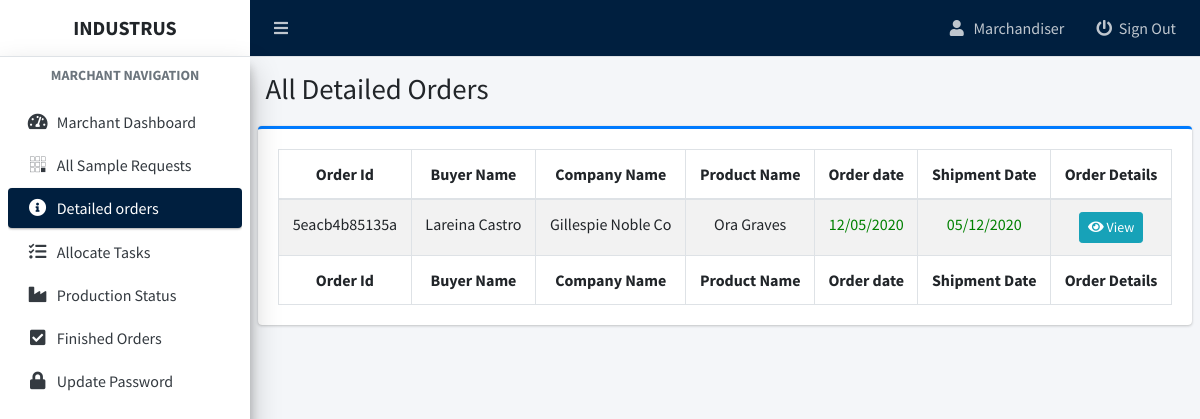
The app's page /admin/detailed-orders.php (signed in), older data.
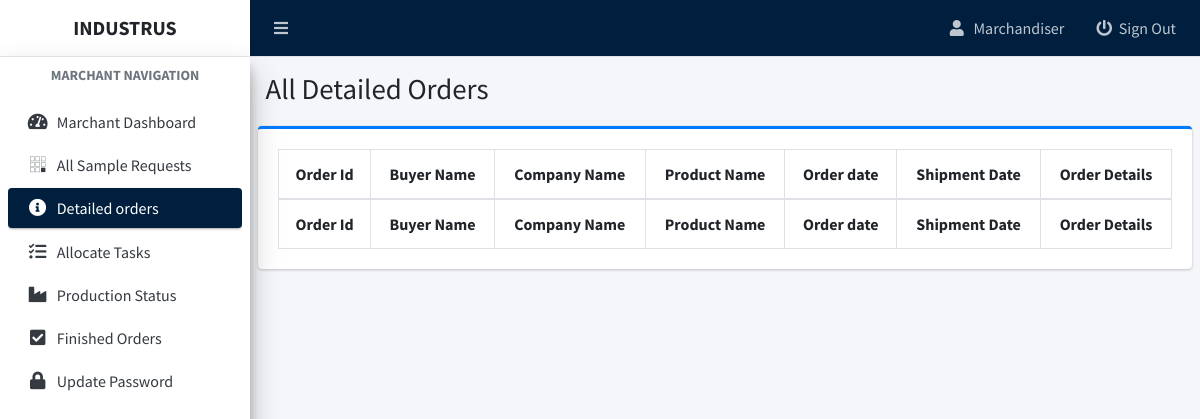
The same page, newer data.
### tables this page shows
CREATE TABLE `order_details` (
  `orderId` varchar(50) NOT NULL,
  `user_id` int(11) NOT NULL,
  `buyerName` varchar(200) NOT NULL,
  `companyName` varchar(200) NOT NULL,
  `productName` varchar(100) NOT NULL,
  `productPrice` varchar(100) NOT NULL,
  `composition` varchar(100) NOT NULL,
  `fabricsWeight` varchar(100) NOT NULL,
  `samplePcs` varchar(10) NOT NULL,
  `fabricConstruction` varchar(100) NOT NULL,
  `febricDescription` varchar(100) NOT NULL,
  `productSketch` varchar(200) NOT NULL,
  `yarnDescription` varchar(150) NOT NULL,
  `frontMeasurementSketch` varchar(200) NOT NULL,
  `backMeasurementSketch` varchar(200) NOT NULL,
  `collarMeasurementSketch` varchar(200) NOT NULL,
  `frontSewingSkecth` varchar(200) NOT NULL,
  `frontPlacketSkecth` varchar(200) NOT NULL,
  `slideSlitSkecth` varchar(200) NOT NULL,
  `pcs_per_box` varchar(15) NOT NULL,
  `shipmentDate` varchar(100) NOT NULL,
  `detailOrderDate` varchar(100) NOT NULL,
  `sampleOrderDate` varchar(100) NOT NULL,
  `finishedDate` varchar(50) NOT NULL,
  `status` int(11) NOT NULL DEFAULT 0 COMMENT '0=sampledefault,1=sample_accepted,2=sample_rejected,3=pendingDetails,4 = userImputted,5=task-allocated,6=Order-in-production, 7 =order_finished'
);

### admin/detailed-orders.php (the view, shortened to what this page needs)
<?php
include 'includes/admin-header.php';
include 'includes/admin-navbar.php';
include 'includes/admin-sidebar.php';
$conn = connect();
$sql = "SELECT * FROM order_details WHERE status IN (3,4,5,6)";
$stmt = $conn->prepare($sql);
$stmt->execute();
$result = $stmt->get_result();
while ($data = $result->fetch_assoc()) {
    $row[] = $data;
}
?>
<section class="content-header">
    <div class="container-fluid">
        <div class="row">
            <div class="col-sm-6">
                <h1>All Detailed Orders </h1>
            </div>
        </div>
    </div>
</section>
<section class="content py-1">
    <div class="card card-primary card-outline">
        <div class="card-body">
            <table id="example2" class="table table-bordered table-hover table-striped text-center">
                <thead>
                    <tr class="">
                        <th>Order Id</th>
                        <th>Buyer Name</th>
                        <th>Company Name</th>
                        <th>Product Name</th>
                        <th>Order date</th>
                        <th>Shipment Date</th>
                        <th>Order Details</th>
                    </tr>
                </thead>
                <tbody>
                    <?php
                    if (isset($row)) {
                        foreach ($row as $value) { ?>
                            <tr>
                                <td><?= $value['orderId'] ?></td>
                                <td><?= $value['buyerName'] ?></td>
                                <td><?= $value['companyName'] ?></td>
                                <td><?= $value['productName'] ?></td>
                                <td style='color:green;'><?php if ($value['detailOrderDate'] !== '') {
                                                                echo $value['detailOrderDate'];
                                                            } else {
                                                                echo 'Not yet';
                                                            } ?></td>
                                <td style='color:green;'><?php if ($value['shipmentDate'] !== '') {
                                                                echo $value['shipmentDate'];
                                                            } else {
                                                                echo 'Not yet';
                                                            } ?></td>
                                <td style='color:green;'>
                                    <?php
                                    if (($value['status'] == 3)) {
                                        echo 'Pending';
                                    } else { ?>
                                        <a href="view-order-details?order-id=<?= $value['orderId'] ?>" class="btn btn-info btn-sm"><i class="fas fa-eye"></i> View</a>
                                    <?php } ?> </td>
                            </tr>
                    <?php }
                    } ?>
                </tbody>
                <tfoot>
                    <tr>
                        <th>Order Id</th>
                        <th>Buyer Name</th>
                        <th>Company Name</th>
                        <th>Product Name</th>
                        <th>Order date</th>
                        <th>Shipment Date</th>
                        <th>Order Details</th>
                    </tr>
                </tfoot>
            </table>
        </div>
    </div>
</section>
<?php include 'includes/admin-footer.php'; ?>
</body>
</html>

Row changes from the older to the newer data that the page shows:
removed order_details: orderId "5eacb4b85135a", buyerName "Lareina Castro", companyName "Gillespie Noble Co", productName "Ora Graves", detailOrderDate "12/05/2020", shipmentDate "05/12/2020"
